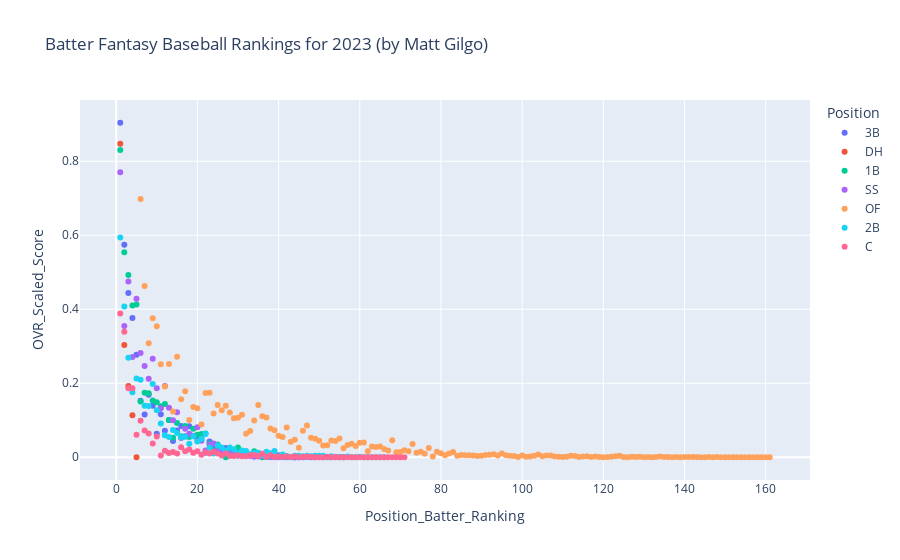

The notebook cell this image was saved under:
### Markdown cell above
## Yahoo Projections

### Code cell
# Batters
batters_ovr_rank = pd.read_csv('projections/batters/2023_scaled_overall_rankings.csv')

df_plot = px.scatter(batters_ovr_rank, x="Position_Batter_Ranking", y='OVR_Scaled_Score', color="Position", hover_data=['Name', 'OVR_Scaled_Score', 'Model_Projection_Sum_of_HR_R_RBI_SB', 'Actual_Sum_of_HR_R_RBI_SB'], title="Batter Fantasy Baseball Rankings for 2023 (by Matt Gilgo)")
df_plot.write_html('projections/batters/ovr_batter_rankings.html')
df_plot.show()

### Figure 1 — Plotly figure (JSON) as saved in the notebook; plotly's stock layout.template omitted (floating-point values rounded to 4 significant figures; data arrays with more than 128 entries replaced by an {"elided": "..."} marker saying what was removed)
{"data": [{"customdata": {"elided": "56x3 mixed values"}, "hovertemplate": "Position=3B<br>Position_Batter_Ranking=%{x}<br>OVR_Scaled_Score=%{y}<br>Name=%{customdata[0]}<br>Model_Projection_Sum_of_HR_R_RBI_SB=%{customdata[1]}<br>Actual_Sum_of_HR_R_RBI_SB=%{customdata[2]}<extra></extra>", "legendgroup": "3B", "marker": {"color": "#636efa", "symbol": "circle"}, "mode": "markers", "name": "3B", "orientation": "v", "showlegend": true, "type": "scatter", "x": [1, 2, 3, 4, 5, 8, 6, 9, 11, 7, 13, 16, 18, 15, 12, 10, 19, 17, 21, 20, 14, 23, 25, 27, 24, 28, 26, 32, 30, 31, 22, 37, 29, 33, 40, 35, 36, 38, 42, 34, 41, 45, 43, 46, 39, 47, 50, 49, 44, 48, 53, 52, 51, 54, 56, 55], "xaxis": "x", "y": [0.9039, 0.5745, 0.4438, 0.3762, 0.2769, 0.169, 0.1523, 0.1392, 0.1164, 0.1152, 0.1006, 0.08446, 0.0841, 0.07223, 0.07186, 0.0634, 0.0571, 0.05705, 0.05104, 0.04775, 0.04411, 0.04255, 0.03114, 0.02526, 0.02347, 0.02097, 0.0179, 0.01297, 0.0123, 0.01217, 0.0121, 0.009796, 0.007955, 0.00726, 0.005733, 0.0055, 0.003588, 0.00221, 0.002191, 0.002087, 0.001027, 0.0009789, 0.0007459, 0.0006341, 0.0005187, 0.00042, 0.0003665, 0.000269, 0.0002257, 0.0002239, 3.15e-05, 2.43e-05, 1.31e-05, 3.13e-06, 0, 0], "yaxis": "y"}, {"customdata": [["Shohei Ohtani", 535.5, 566], ["J.D. Martinez", 454.5, 430], ["Nelson Cruz", 395.4, 410], ["Franmil Reyes", 371.7, 352], ["Yermin Mercedes", 80.84, 88]], "hovertemplate": "Position=DH<br>Position_Batter_Ranking=%{x}<br>OVR_Scaled_Score=%{y}<br>Name=%{customdata[0]}<br>Model_Projection_Sum_of_HR_R_RBI_SB=%{customdata[1]}<br>Actual_Sum_of_HR_R_RBI_SB=%{customdata[2]}<extra></extra>", "legendgroup": "DH", "marker": {"color": "#EF553B", "symbol": "circle"}, "mode": "markers", "name": "DH", "orientation": "v", "showlegend": true, "type": "scatter", "x": [1, 2, 3, 4, 5], "xaxis": "x", "y": [0.8472, 0.3032, 0.1922, 0.1135, 0], "yaxis": "y"}, {"customdata": {"elided": "45x3 mixed values"}, "hovertemplate": "Position=1B<br>Position_Batter_Ranking=%{x}<br>OVR_Scaled_Score=%{y}<br>Name=%{customdata[0]}<br>Model_Projection_Sum_of_HR_R_RBI_SB=%{customdata[1]}<br>Actual_Sum_of_HR_R_RBI_SB=%{customdata[2]}<extra></extra>", "legendgroup": "1B", "marker": {"color": "#00cc96", "symbol": "circle"}, "mode": "markers", "name": "1B", "orientation": "v", "showlegend": true, "type": "scatter", "x": [1, 2, 3, 5, 4, 7, 8, 9, 6, 10, 12, 11, 13, 15, 17, 19, 22, 21, 20, 16, 18, 14, 23, 25, 30, 24, 26, 29, 34, 31, 32, 28, 33, 35, 40, 38, 37, 39, 43, 27, 36, 42, 41, 45, 44], "xaxis": "x", "y": [0.8303, 0.5543, 0.4927, 0.4131, 0.4099, 0.1742, 0.1732, 0.1536, 0.1505, 0.1486, 0.1439, 0.1379, 0.1008, 0.09253, 0.08428, 0.07685, 0.06443, 0.06288, 0.06108, 0.05695, 0.05458, 0.05261, 0.03701, 0.03414, 0.02641, 0.01906, 0.01879, 0.01811, 0.01624, 0.0138, 0.01179, 0.009836, 0.006433, 0.005518, 0.001814, 0.0007861, 0.0005061, 0.0004965, 0.0001585, 6.88e-05, 6.52e-05, 5.38e-05, 5.08e-05, 0, 0], "yaxis": "y"}, {"customdata": {"elided": "46x3 mixed values"}, "hovertemplate": "Position=SS<br>Position_Batter_Ranking=%{x}<br>OVR_Scaled_Score=%{y}<br>Name=%{customdata[0]}<br>Model_Projection_Sum_of_HR_R_RBI_SB=%{customdata[1]}<br>Actual_Sum_of_HR_R_RBI_SB=%{customdata[2]}<extra></extra>", "legendgroup": "SS", "marker": {"color": "#ab63fa", "symbol": "circle"}, "mode": "markers", "name": "SS", "orientation": "v", "showlegend": true, "type": "scatter", "x": [1, 3, 5, 2, 6, 4, 9, 7, 8, 12, 10, 13, 11, 15, 14, 20, 17, 18, 19, 16, 21, 24, 23, 25, 22, 26, 27, 29, 31, 32, 28, 30, 33, 36, 37, 35, 34, 41, 38, 42, 43, 39, 40, 45, 44, 46], "xaxis": "x", "y": [0.7702, 0.4746, 0.4286, 0.3544, 0.282, 0.2709, 0.2659, 0.2466, 0.2121, 0.1924, 0.1867, 0.1335, 0.1324, 0.1216, 0.1002, 0.08087, 0.0768, 0.06346, 0.05831, 0.05199, 0.04444, 0.03707, 0.03353, 0.02316, 0.01813, 0.01743, 0.01638, 0.01144, 0.01062, 0.00931, 0.008865, 0.004197, 0.003515, 0.00294, 0.002462, 0.002094, 0.001911, 0.001368, 0.001081, 0.0009214, 0.0006734, 0.0001537, 0.0001313, 9.6e-05, 2.9e-05, 0], "yaxis": "y"}, {"customdata": {"elided": "156x3 mixed values"}, "hovertemplate": "Position=OF<br>Position_Batter_Ranking=%{x}<br>OVR_Scaled_Score=%{y}<br>Name=%{customdata[0]}<br>Model_Projection_Sum_of_HR_R_RBI_SB=%{customdata[1]}<br>Actual_Sum_of_HR_R_RBI_SB=%{customdata[2]}<extra></extra>", "legendgroup": "OF", "marker": {"color": "#FFA15A", "symbol": "circle"}, "mode": "markers", "name": "OF", "orientation": "v", "showlegend": true, "type": "scatter", "x": {"elided": "156 int values"}, "xaxis": "x", "y": {"elided": "156 float values"}, "yaxis": "y"}, {"customdata": {"elided": "66x3 mixed values"}, "hovertemplate": "Position=2B<br>Position_Batter_Ranking=%{x}<br>OVR_Scaled_Score=%{y}<br>Name=%{customdata[0]}<br>Model_Projection_Sum_of_HR_R_RBI_SB=%{customdata[1]}<br>Actual_Sum_of_HR_R_RBI_SB=%{customdata[2]}<extra></extra>", "legendgroup": "2B", "marker": {"color": "#19d3f3", "symbol": "circle"}, "mode": "markers", "name": "2B", "orientation": "v", "showlegend": true, "type": "scatter", "x": [1, 2, 3, 5, 6, 9, 4, 7, 8, 10, 11, 14, 15, 22, 12, 19, 17, 13, 16, 21, 20, 18, 25, 28, 26, 23, 29, 27, 31, 39, 32, 37, 35, 30, 34, 38, 24, 33, 41, 36, 44, 45, 47, 49, 50, 51, 42, 48, 46, 53, 40, 57, 60, 43, 54, 55, 52, 61, 58, 62, 59, 56, 63, 65, 66, 64], "xaxis": "x", "y": [0.5941, 0.4075, 0.2688, 0.213, 0.2093, 0.1978, 0.1757, 0.1389, 0.1384, 0.1267, 0.09126, 0.07396, 0.06571, 0.06256, 0.05954, 0.05686, 0.05513, 0.0549, 0.05409, 0.04911, 0.04278, 0.03628, 0.03141, 0.02632, 0.02625, 0.02585, 0.02134, 0.01816, 0.01798, 0.01718, 0.01693, 0.01468, 0.01248, 0.01129, 0.01122, 0.01068, 0.01012, 0.008111, 0.007671, 0.004422, 0.004339, 0.004286, 0.003933, 0.00374, 0.00374, 0.00374, 0.003544, 0.002882, 0.00269, 0.00246, 0.00219, 0.001816, 0.001531, 0.001407, 0.001254, 0.0006267, 0.0004005, 0.0003316, 0.0002737, 0.0002568, 0.000105, 1.99e-05, 5.6e-06, 2.78e-07, 0, 0], "yaxis": "y"}, {"customdata": {"elided": "71x3 mixed values"}, "hovertemplate": "Position=C<br>Position_Batter_Ranking=%{x}<br>OVR_Scaled_Score=%{y}<br>Name=%{customdata[0]}<br>Model_Projection_Sum_of_HR_R_RBI_SB=%{customdata[1]}<br>Actual_Sum_of_HR_R_RBI_SB=%{customdata[2]}<extra></extra>", "legendgroup": "C", "marker": {"color": "#FF6692", "symbol": "circle"}, "mode": "markers", "name": "C", "orientation": "v", "showlegend": true, "type": "scatter", "x": [1, 2, 3, 4, 6, 7, 8, 5, 10, 9, 16, 18, 12, 20, 17, 24, 14, 22, 19, 13, 23, 25, 27, 15, 36, 21, 34, 38, 30, 33, 11, 26, 28, 35, 29, 44, 31, 32, 42, 40, 46, 47, 48, 52, 39, 41, 37, 54, 43, 53, 45, 61, 50, 49, 65, 51, 58, 60, 57, 66, 63, 62, 59, 64, 56, 69, 68, 67, 55, 71, 70], "xaxis": "x", "y": [0.3883, 0.3392, 0.1863, 0.1863, 0.09841, 0.07196, 0.06409, 0.06102, 0.05637, 0.03704, 0.02704, 0.02082, 0.01743, 0.01649, 0.01642, 0.01475, 0.01407, 0.01377, 0.01207, 0.01171, 0.01028, 0.01025, 0.01021, 0.009847, 0.009494, 0.006549, 0.006001, 0.005522, 0.00538, 0.005294, 0.004583, 0.00454, 0.00351, 0.003373, 0.00308, 0.002561, 0.002379, 0.002379, 0.002163, 0.001857, 0.001544, 0.001544, 0.001359, 0.00127, 0.0009506, 0.0006069, 0.0005797, 0.0003822, 0.0003567, 0.0002907, 0.0002774, 0.0002492, 0.0002244, 0.0001634, 0.0001533, 0.000109, 9.63e-05, 9.29e-05, 6.53e-05, 3.33e-05, 3.22e-05, 3.2e-05, 2.84e-05, 2.6e-05, 2.42e-05, 2.42e-06, 2.33e-06, 1.33e-06, 6.76e-07, 0, 0], "yaxis": "y"}], "layout": {"legend": {"title": {"text": "Position"}, "tracegroupgap": 0}, "title": {"text": "Batter Fantasy Baseball Rankings for 2023 (by Matt Gilgo)"}, "xaxis": {"anchor": "y", "domain": [0, 1], "title": {"text": "Position_Batter_Ranking"}}, "yaxis": {"anchor": "x", "domain": [0, 1], "title": {"text": "OVR_Scaled_Score"}}}}
